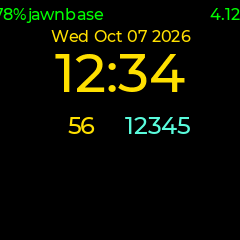

The Python source for this figure:
#!/usr/bin/env python3
"""Render what the watch face will look like, using the glyph tables out of the
generated clock font file (so the data itself gets checked, not just the TTF).

Mimics LVGL's placement: a label aligned TOP_MID at (x, y) with its text
centred, the baseline sitting line_height - base_line below the label's top.

Usage: python3 face_preview.py [out.png]
"""
import re
import sys

from PIL import Image, ImageDraw, ImageFont

try:
    from lv_font_digits import rasterise
except ImportError:                      # when run from another directory
    sys.path.insert(0, __file__.rsplit("/", 1)[0])
    from lv_font_digits import rasterise

HERE = __file__.rsplit("/", 1)[0]
CLOCK = HERE + "/../fonts/clock_font_54.c"
TTF = ("/home/jawn/jawnos-fw/watch-libs/lvgl/scripts/generators/"
       "built_in_font/Montserrat-Medium.ttf")

W = H = 240
BG = (0, 0, 0)
GREEN = (0, 255, 0)
YELLOW = (0xFF, 0xE0, 0x00)
CYAN = (0x5a, 0xfc, 0xdd)
WHITE = (255, 255, 255)
# line_height / base_line of the montserrat sizes the face uses
LVGL_METRICS = {16: (19, 3), 20: (24, 4), 24: (26, 4), 48: (52, 9)}


def load_clock_font(path):
    src = open(path).read()
    body = re.search(r"glyph_bitmap\[\] = \{(.*?)\};", src, re.S).group(1)
    data = [int(b, 16) for b in re.findall(r"0x([0-9a-f]{2})", body)]
    entries = re.findall(
        r"\{\.bitmap_index = (\d+), \.adv_w = (\d+), \.box_w = (\d+), "
        r"\.box_h = (\d+), \.ofs_x = (-?\d+), \.ofs_y = (-?\d+)\}", src)
    glyphs = [tuple(map(int, e)) for e in entries]
    line_height = int(re.search(r"\.line_height = (\d+)", src).group(1))
    base_line = int(re.search(r"\.base_line = (\d+)", src).group(1))
    return data, glyphs, line_height, base_line


def blend(draw, x, y, colour, alpha):
    if alpha <= 2:
        return
    r = (colour[0] * alpha + BG[0] * (255 - alpha)) // 255
    g = (colour[1] * alpha + BG[1] * (255 - alpha)) // 255
    b = (colour[2] * alpha + BG[2] * (255 - alpha)) // 255
    draw.point((x, y), (r, g, b))


def draw_clock_text(draw, text, x, y, data, glyphs, line_height, base_line):
    order = "0123456789:"
    advances = [glyphs[order.index(c) + 1][1] / 16.0 for c in text]
    pen = x - sum(advances) / 2
    baseline = y + line_height - base_line
    for ch, adv in zip(text, advances):
        bi, _, box_w, box_h, ofs_x, ofs_y = glyphs[order.index(ch) + 1]
        gx = int(round(pen)) + ofs_x
        gy = baseline - ofs_y - box_h
        nibbles = []
        for byte in data[bi:bi + (box_w * box_h + 1) // 2]:
            nibbles += [byte >> 4, byte & 0x0F]
        for row in range(box_h):
            for col in range(box_w):
                blend(draw, gx + col, gy + row, YELLOW, nibbles[row * box_w + col] * 17)
        pen += adv


def draw_lvgl_label(draw, text, x, y, size, colour, align="mid", width=0):
    """x is the label's left edge (align mid/right adjust from there)."""
    line_height, base_line = LVGL_METRICS[size]
    font = ImageFont.truetype(TTF, size)
    if align == "mid":
        x = x + width / 2 - font.getlength(text) / 2
    elif align == "right":
        x = x + width - font.getlength(text)
    baseline = y + line_height - base_line
    pen = x
    for ch in text:
        _, _, _, ofs_y, _, rows = rasterise(font, ch)
        if rows:
            gx = int(round(pen))
            for j, row in enumerate(rows):
                for i, a in enumerate(row):
                    blend(draw, gx + i, baseline - ofs_y - len(rows) + j, colour, a)
        pen += font.getlength(ch)


def face(net_room=False, buttons=False, output="face_preview.png"):
    img = Image.new("RGB", (W, H), BG)
    draw = ImageDraw.Draw(img)

    # status bar: percent, name, volts
    draw_lvgl_label(draw, "78%", 10, 4, 16, GREEN)
    draw_lvgl_label(draw, "jawnbase", 10 + 55, 4, 16, GREEN)
    draw_lvgl_label(draw, "4.12", 195, 4, 16, GREEN, align="right", width=45)

    # clock
    draw_lvgl_label(draw, "Wed Oct 07 2026", 10, 26, 16, YELLOW, width=220)

    data, glyphs, lh, bl = load_clock_font(CLOCK)
    draw_clock_text(draw, "12:34", 120, 44, data, glyphs, lh, bl)

    # seconds and steps share a line
    draw_lvgl_label(draw, "56", -38 + 120 - 40, 112, 24, YELLOW, width=80)
    draw_lvgl_label(draw, "12345", 38 + 120 - 40, 112, 24, CYAN, width=80)

    if net_room:
        draw_lvgl_label(draw, "192.168.1.44", 20, 140, 16, WHITE)
        draw_lvgl_label(draw, "192.168.1.1", 130, 140, 16, WHITE)
        draw_lvgl_label(draw, "192.168.3.1", 20, 160, 16, WHITE)
        draw_lvgl_label(draw, "192.168.3.1", 130, 160, 16, WHITE)

    if buttons:
        for bx, label in ((30, "WI"), (80, "AP"), (210, "BT")):
            draw.rounded_rectangle([bx - 20, 0, bx + 20, 40], 6, fill=(90, 90, 90))
            draw_lvgl_label(draw, label, bx - 20, 10, 16, (0, 0, 0), width=40)

    img.save(output)
    print("wrote", output)


if __name__ == "__main__":
    out = sys.argv[1] if len(sys.argv) > 1 else HERE + "/face_preview.png"
    face(False, False, out)
